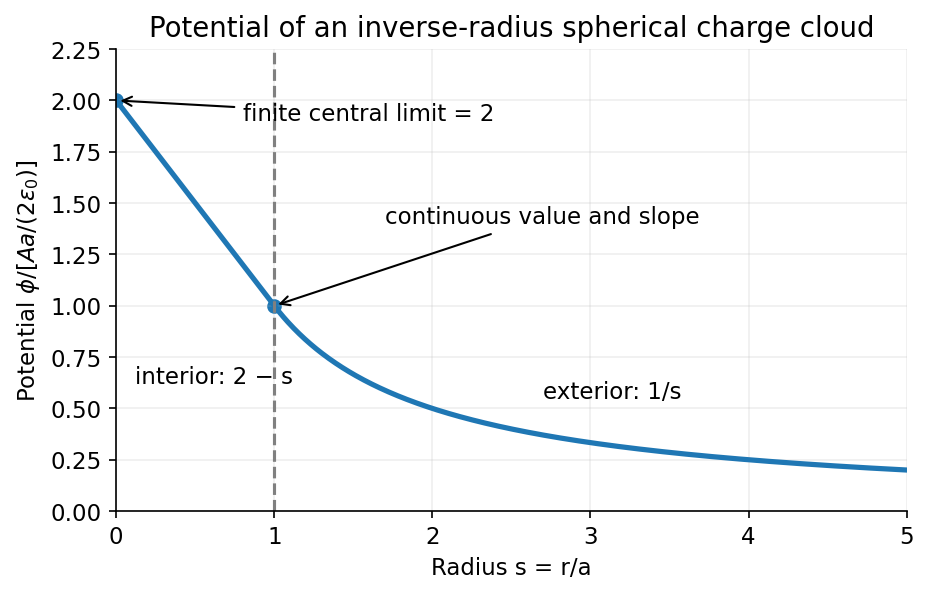

Here is the Python script that generated this plot:
"""Original solution diagram; Python 3.14.4, numpy 2.3.5, matplotlib 3.10.7.
Run from the mirrored _media directory; the output is a basename in cwd.
"""
from pathlib import Path
import numpy as np
import matplotlib
matplotlib.use('Agg')
import matplotlib.pyplot as plt
plt.rcParams.update({'font.size':11,'figure.facecolor':'white','axes.spines.top':False,'axes.spines.right':False})

s=np.linspace(0,5,700);v=np.where(s<=1,2-s,1/np.maximum(s,1e-12))
fig,ax=plt.subplots(figsize=(6.8,4));ax.plot(s,v,lw=2.5);ax.axvline(1,color='grey',ls='--');ax.scatter([0,1],[2,1]);ax.annotate('finite central limit = 2',(0,2),(.8,1.9),arrowprops={'arrowstyle':'->'});ax.annotate('continuous value and slope',(1,1),(1.7,1.4),arrowprops={'arrowstyle':'->'});ax.text(2.7,.55,'exterior: 1/s');ax.text(.12,.62,'interior: 2 − s');ax.set(xlabel='Radius s = r/a',ylabel=r'Potential $\phi/[Aa/(2\epsilon_0)]$',ylim=(0,2.25),xlim=(0,5),title='Potential of an inverse-radius spherical charge cloud');ax.grid(alpha=.2)

fig.savefig(Path(__file__).with_suffix('.png').name,dpi=150,facecolor='white',bbox_inches='tight');plt.close(fig)
